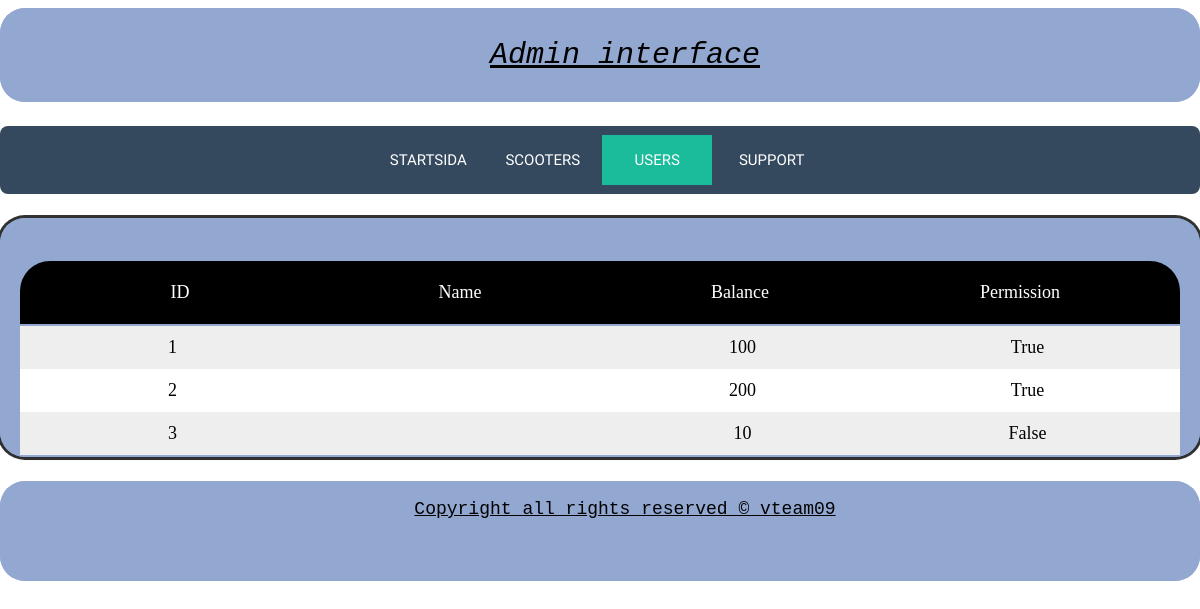
The app's page /admin/public/users.php with its own data.
### tables this page shows
CREATE TABLE users(
    id INTEGER PRIMARY KEY AUTOINCREMENT,
    username VARCHAR(255) NOT NULL,
    password VARCHAR(255) NOT NULL,
    balance INTEGER NOT NULL,
    permission BOOLEAN NOT NULL,
    active BOOLEAN NOT NULL,
    joined VARCHAR(255) NOT NULL
);

### admin/public/users.php (the view, shortened to what this page needs)
<?php
$dsn = "sqlite:../db/vteam.sqlite";
$db = connectToDatabase($dsn);
$sql = <<<EOD
SELECT *
FROM users
ORDER BY id ASC;
EOD;
$stmt = $db->prepare($sql);
$args = [];
$stmt->execute($args);
$res = $stmt->fetchAll();
$data["main"] = <<<EOD
<table class="tasklist" id="tasklist">
    <thead>
        <tr>
            <td onclick="sortTable(0)"> ID </td>
            <td onclick="sortTable(1)"> Name </td>
            <td onclick="sortTable(2)"> Balance </td>
            <td onclick="sortTable(3)"> Permission </td>
        </tr>
    </thead>
    <tbody>
EOD;
foreach ($res as $row) :
    if ($row['permission'] == "0"){
        $row['permission'] = "False";
    }else{
        $row['permission'] = "True";
    };
    $data["main"] .= <<<EOD
        <tr>
            <td> {$row["id"]} </td>
            <td> {$row["name"]} </td>
            <td> {$row["balance"]} </td>
            <td> {$row["permission"]} </td>
        </tr>
    EOD;
endforeach;
$data["main"] .= <<<EOD
</tbody>
</table>
EOD;

### admin/public/css/tasklist.css (style rules this page uses)
table { width:100%; border-radius: 15px 15px 0 0; }
thead { border-radius: 30px 30px 0 0; display:flex; width:100%; background:#000; padding: 10px; margin-top: 20px; color: white; cursor: pointer; }
tr { display:flex; width:100%; padding: 10px; }
tbody tr:nth-of-type(odd) { background-color: #EEEEEE; }
tbody tr:nth-of-type(even) { background-color: white; }
td { flex: 1 1 20%; text-align:center; }

### admin/public/css/base-noAside.css (style rules this page uses)
html { box-sizing: border-box; background: url(../img/grid-square-20.png) repeat; }
*, *::before, *::after { box-sizing: inherit; }
body { overflow-y: scroll; font-size: 18px; margin: 8px auto; max-width: 1200px; font-family: Georgia, serif; word-wrap: break-word; overflow-wrap: break-word; }

### records on screen
users: id "1", balance "100"
users: id "2", balance "200"
users: id "3", balance "10"

### other values on screen
$key "STARTSIDA"
$key "SCOOTERS"
$key "USERS"
$key "SUPPORT"
$row["permission"] "True True False"
